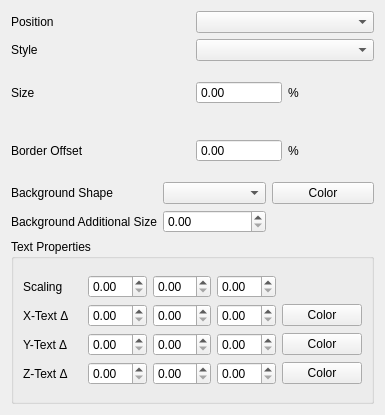
<?xml version="1.0" encoding="UTF-8"?>
<ui version="4.0">
 <class>CameraAxesMainWidget</class>
 <widget class="QWidget" name="CameraAxesMainWidget">
  <property name="geometry">
   <rect>
    <x>0</x>
    <y>0</y>
    <width>385</width>
    <height>415</height>
   </rect>
  </property>
  <property name="windowTitle">
   <string>Form</string>
  </property>
  <layout class="QVBoxLayout" name="verticalLayout_2">
   <item>
    <layout class="QGridLayout" name="gridLayout">
     <item row="1" column="0">
      <widget class="QLabel" name="label_2">
       <property name="text">
        <string>Style</string>
       </property>
      </widget>
     </item>
     <item row="0" column="0">
      <widget class="QLabel" name="label">
       <property name="text">
        <string>Position</string>
       </property>
      </widget>
     </item>
     <item row="0" column="1">
      <widget class="QComboBox" name="cameraAxesPosition"/>
     </item>
     <item row="1" column="1">
      <widget class="QComboBox" name="cameraAxesStyle"/>
     </item>
     <item row="2" column="0">
      <widget class="QLabel" name="label_3">
       <property name="text">
        <string>Size</string>
       </property>
      </widget>
     </item>
     <item row="3" column="0">
      <widget class="QLabel" name="label_4">
       <property name="text">
        <string>Border Offset</string>
       </property>
      </widget>
     </item>
     <item row="2" column="1">
      <layout class="QHBoxLayout" name="horizontalLayout">
       <item>
        <widget class="CustomDoubleSpinBox" name="cameraAxesSize">
         <property name="buttonSymbols">
          <enum>QAbstractSpinBox::NoButtons</enum>
         </property>
         <property name="maximum">
          <double>100.000000000000000</double>
         </property>
        </widget>
       </item>
       <item>
        <widget class="QLabel" name="label_5">
         <property name="text">
          <string>%</string>
         </property>
        </widget>
       </item>
      </layout>
     </item>
     <item row="3" column="1">
      <layout class="QHBoxLayout" name="horizontalLayout_2">
       <item>
        <widget class="CustomDoubleSpinBox" name="cameraAxesOffset">
         <property name="buttonSymbols">
          <enum>QAbstractSpinBox::NoButtons</enum>
         </property>
        </widget>
       </item>
       <item>
        <widget class="QLabel" name="label_6">
         <property name="text">
          <string>%</string>
         </property>
        </widget>
       </item>
      </layout>
     </item>
    </layout>
   </item>
   <item>
    <layout class="QGridLayout" name="gridLayout_2">
     <item row="0" column="1">
      <widget class="QComboBox" name="cameraAxesBackgroundShape"/>
     </item>
     <item row="1" column="0">
      <widget class="QLabel" name="label_7">
       <property name="text">
        <string>Background Additional Size</string>
       </property>
      </widget>
     </item>
     <item row="0" column="0">
      <widget class="QLabel" name="label_8">
       <property name="text">
        <string>Background Shape</string>
       </property>
      </widget>
     </item>
     <item row="1" column="1">
      <widget class="CustomDoubleSpinBox" name="cameraAxesBackgroundAdditionalSize"/>
     </item>
     <item row="0" column="2">
      <widget class="SelectColorButton" name="cameraAxesBackgroundColor">
       <property name="text">
        <string>Color</string>
       </property>
      </widget>
     </item>
    </layout>
   </item>
   <item>
    <widget class="QGroupBox" name="groupBox">
     <property name="title">
      <string>Text Properties</string>
     </property>
     <layout class="QGridLayout" name="gridLayout_4">
      <item row="0" column="0">
       <layout class="QGridLayout" name="gridLayout_3">
        <item row="0" column="0">
         <widget class="QLabel" name="label_9">
          <property name="text">
           <string>Scaling</string>
          </property>
         </widget>
        </item>
        <item row="3" column="0">
         <widget class="QLabel" name="label_12">
          <property name="text">
           <string>Z-Text Δ</string>
          </property>
         </widget>
        </item>
        <item row="1" column="0">
         <widget class="QLabel" name="label_10">
          <property name="text">
           <string>X-Text Δ</string>
          </property>
         </widget>
        </item>
        <item row="2" column="0">
         <widget class="QLabel" name="label_11">
          <property name="text">
           <string>Y-Text Δ</string>
          </property>
         </widget>
        </item>
        <item row="1" column="3">
         <widget class="CustomDoubleSpinBox" name="cameraAxesXTextDisplacementZ"/>
        </item>
        <item row="1" column="2">
         <widget class="CustomDoubleSpinBox" name="cameraAxesXTextDisplacementY"/>
        </item>
        <item row="1" column="1">
         <widget class="CustomDoubleSpinBox" name="cameraAxesXTextDisplacementX"/>
        </item>
        <item row="0" column="1">
         <widget class="CustomDoubleSpinBox" name="cameraAxesTextScalingX"/>
        </item>
        <item row="0" column="2">
         <widget class="CustomDoubleSpinBox" name="cameraAxesTextScalingY"/>
        </item>
        <item row="0" column="3">
         <widget class="CustomDoubleSpinBox" name="cameraAxesTextScalingZ"/>
        </item>
        <item row="2" column="1">
         <widget class="CustomDoubleSpinBox" name="cameraAxesYTextDisplacementX"/>
        </item>
        <item row="3" column="1">
         <widget class="CustomDoubleSpinBox" name="cameraAxesZTextDisplacementX"/>
        </item>
        <item row="2" column="2">
         <widget class="CustomDoubleSpinBox" name="cameraAxesYTextDisplacementY"/>
        </item>
        <item row="3" column="2">
         <widget class="CustomDoubleSpinBox" name="cameraAxesZTextDisplacementY"/>
        </item>
        <item row="2" column="3">
         <widget class="CustomDoubleSpinBox" name="cameraAxesYTextDisplacementZ"/>
        </item>
        <item row="3" column="3">
         <widget class="CustomDoubleSpinBox" name="cameraAxesZTextDisplacementZ"/>
        </item>
        <item row="1" column="4">
         <widget class="SelectColorButton" name="cameraAxesTextColorX">
          <property name="text">
           <string>Color</string>
          </property>
         </widget>
        </item>
        <item row="2" column="4">
         <widget class="SelectColorButton" name="cameraAxesTextColorY">
          <property name="text">
           <string>Color</string>
          </property>
         </widget>
        </item>
        <item row="3" column="4">
         <widget class="SelectColorButton" name="cameraAxesTextColorZ">
          <property name="text">
           <string>Color</string>
          </property>
         </widget>
        </item>
       </layout>
      </item>
     </layout>
    </widget>
   </item>
  </layout>
 </widget>
 <customwidgets>
  <customwidget>
   <class>CustomDoubleSpinBox</class>
   <extends>QDoubleSpinBox</extends>
   <header>customdoublespinbox.h</header>
  </customwidget>
  <customwidget>
   <class>SelectColorButton</class>
   <extends>QPushButton</extends>
   <header>selectcolorbutton.h</header>
  </customwidget>
 </customwidgets>
 <resources/>
 <connections/>
</ui>
